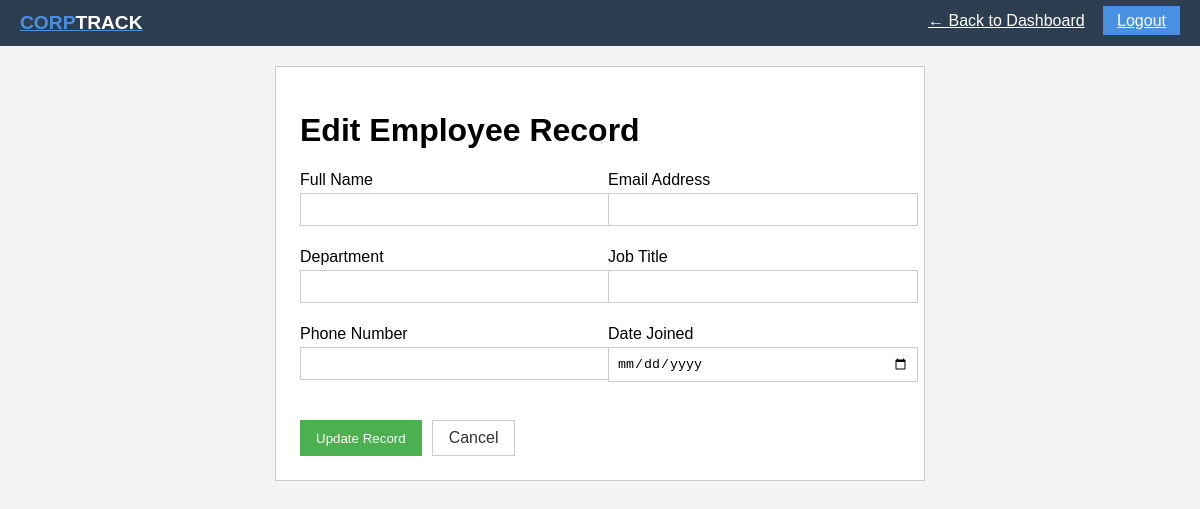
The app's page /edit/2 (signed in), older data.
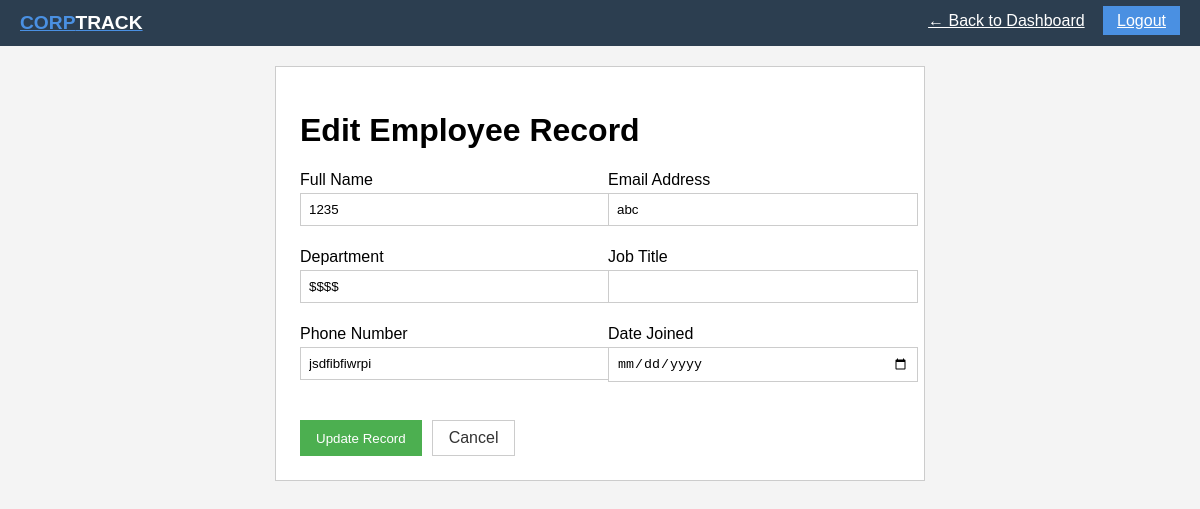
The same page, newer data.
### tables this page shows
CREATE TABLE employees (
            id          INTEGER PRIMARY KEY AUTOINCREMENT,
            name        TEXT,
            email       TEXT,
            department  TEXT,
            job_title   TEXT,
            phone       TEXT,
            date_joined TEXT,
            username    TEXT   -- links employee record to a user account
        );

### app.py (the view, shortened to what this page needs)
@app.route("/edit/<int:emp_id>", methods=["GET", "POST"])
def edit_employee(emp_id):
    if "username" not in session:
        return redirect(url_for("login"))
    conn = get_db()
    employee = conn.execute("SELECT * FROM employees WHERE id=?", (emp_id,)).fetchone()
    conn.close()
    return render_template("edit_employee.html", employee=employee)

### app.py (called while the page is built)
def get_db():
    conn = sqlite3.connect(DB)
    conn.row_factory = sqlite3.Row
    return conn

### templates/edit_employee.html (shortened to what this page needs)
<!DOCTYPE html>
<html lang="en">
<head>
  <link rel="stylesheet" href="/static/css/style.css">
</head>
<body>
  <div class="navbar">
    <a href="/dashboard" class="logo">CORP<span>TRACK</span></a>
    <nav>
      <a href="/dashboard">← Back to Dashboard</a>
      <a href="/logout" class="btn-nav">Logout</a>
    </nav>
  </div>
  <div class="page">
    <div class="form-card">
      <h1>Edit Employee Record</h1>
      <form method="POST">
        <div class="form-grid">
          <div class="form-group">
            <label for="name">Full Name</label>
            <input type="text" id="name" name="name" value="{{ employee.name }}">
          </div>
          <div class="form-group">
            <label for="email">Email Address</label>
            <input type="text" id="email" name="email" value="{{ employee.email }}">
          </div>
          <div class="form-group">
            <label for="department">Department</label>
            <input type="text" id="department" name="department" value="{{ employee.department }}">
          </div>
          <div class="form-group">
            <label for="job_title">Job Title</label>
            <input type="text" id="job_title" name="job_title" value="{{ employee.job_title }}">
          </div>
          <div class="form-group">
            <label for="phone">Phone Number</label>
            <input type="text" id="phone" name="phone" value="{{ employee.phone }}">
          </div>
          <div class="form-group">
            <label for="date_joined">Date Joined</label>
            <input type="date" id="date_joined" name="date_joined" value="{{ employee.date_joined }}">
          </div>
        </div>
        <div class="form-actions">
          <button type="submit" class="btn btn-success">Update Record</button>
          <a href="/dashboard" class="btn btn-outline">Cancel</a>
        </div>
      </form>
    </div>
  </div>
</body>
</html>

Row changes from the older to the newer data that the page shows:
added employees: name "1235", email "abc", department "$$$$", phone "jsdfibfiwrpi"
